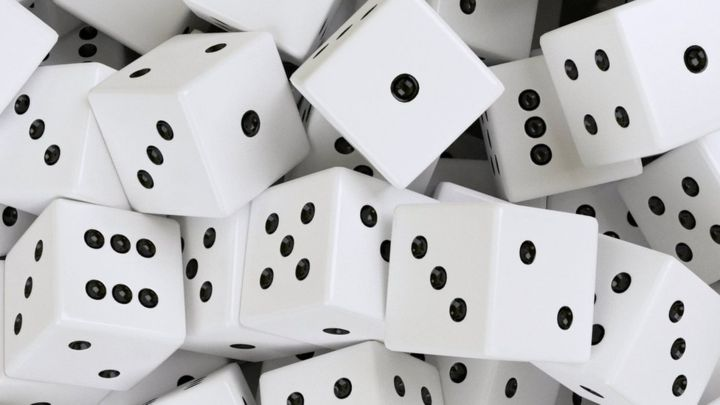
#> input picture sample.jpg, 720 x 405 px
$ jupyter execute svd-compression.ipynb
#> lines starting #> are read from the running program, lines starting #| are printed output that depends on the picture
[cell 1]
import cv2

[cell 2]
import matplotlib.pyplot as plt

[cell 3]
img = cv2.imread('sample.jpg', 0) # Load ảnh mức xám
#> img: shape (405, 720); min 0, max 255, mean 189.8

[cell 4]
print(img.shape)
#| (405, 720)
# Show hình ảnh gốc
cv2.imshow("Image1", img)
cv2.waitKey(0)
cv2.destroyAllWindows()

[cell 5]
from PIL import Image
import numpy as np

[cell 6]
rgb_img = Image.open('sample.jpg')
np_img = np.array(rgb_img)

[cell 7]
def rgb2gray(rgb_img):
    gray = 0.31* rgb_img[:,:,0] + 0.58* rgb_img[:,:,1] + 0.11*rgb_img[:,:,2]
    return gray

[cell 8]
gray = rgb2gray(np_img)

[cell 9]
m, n = gray.shape
#> m = 405; n = 720

[cell 10]
u, s, vt = np.linalg.svd(gray)
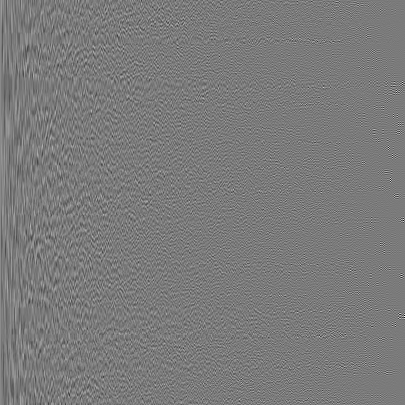
#> u: shape (405, 405) float64; min -0.425, max 0.456, mean 0.000128; drawn with min black and max white
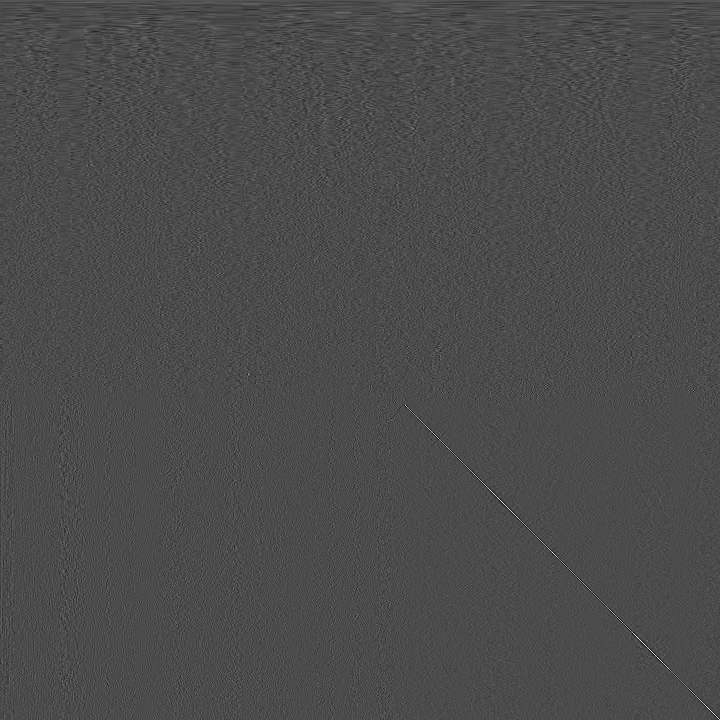
#> vt: shape (720, 720) float64; min -0.316, max 0.75, mean 4.74e-05; drawn with min black and max white
#> s = 405 values, max 102983.4 at index 0, min 3.43 at index 404, mean 836.5

[cell 11]
for r in np.arange(0.1, 0.9, 0.1):
    k = int(r*n*m/(n+m+1))
    # Tính u' dựa trên k
    U = u[:,:k]
    # Tính s' dựa trên k
    S = s[:k]
    # Tính v' dựa trên k
    VT = vt[:k,:]
    # Đến đây là nén xong rồi đó,
    # Ta chỉ việc lưu u', s', v' xuống file là OK: comp_<k>_<r>.npy
    # Ví dụ: comp_43_0.1.npy
    np.savez("com_"+str(k)+"_"+str(r)+".npz", U=U, S=S, VT=VT)
    # Khôi phục ảnh: res_img = u' x s' x v'
    res_img= np.matrix(U) * np.diag(S) * np.matrix(VT)
    # Show ảnh gốc và res_img --> tương ứng với k hiện tại
    plt.imshow(res_img, cmap='gray')
    title = "k = %s" % k
    plt.title(title)
    plt.xticks([]), plt.yticks([])
    plt.show()
    print(k)
    # Lưu ảnh res_img xuống file để làm báo cáo
    cv2.imwrite("res_img_"+str(k)+"_"+str(r)+".jpg", res_img)
#> this loop made 8 passes
#> pass 1, `U = u[:,:k]`:
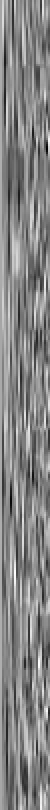
#> U: shape (405, 25) float64 (shown 2 times larger); min -0.172, max 0.16, mean 0.00211; drawn with min black and max white
#> pass 1, `VT = vt[:k,:]`:
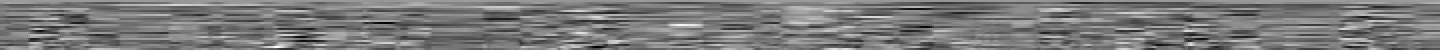
#> VT: shape (25, 720) float64 (shown 2 times larger); min -0.141, max 0.156, mean 0.00138; drawn with min black and max white
#> pass 1, `res_img= np.matrix(U) * np.diag(S) * np.matrix(VT)`:
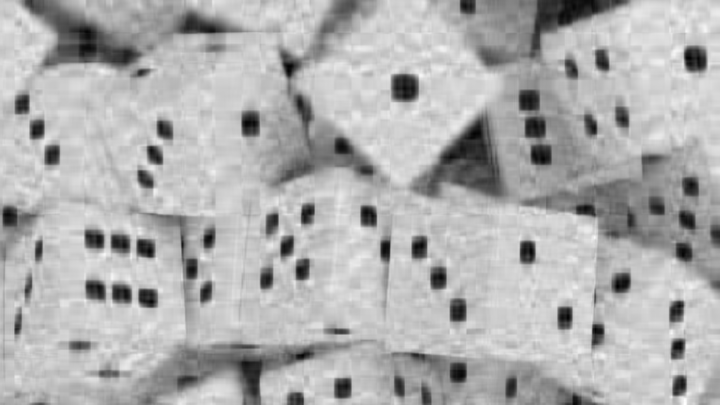
#> res_img: shape (405, 720) float64; min -18.99, max 285, mean 189.8; drawn with min black and max white
#> pass 2, `plt.show()`:
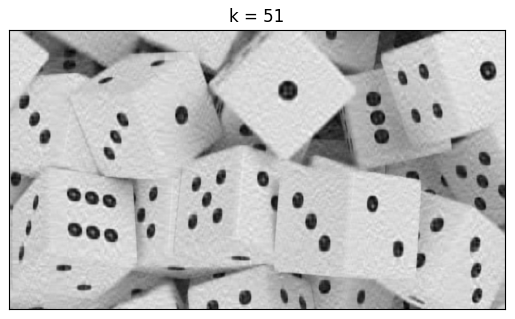
#> figure drawn by matplotlib, 1 panel
#> after the loop:
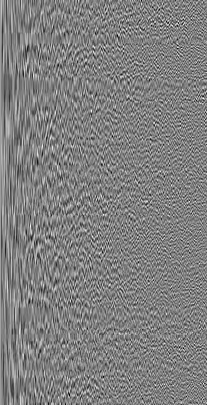
#> U: shape (405, 207) float64; min -0.218, max 0.216, mean 0.000249; drawn with min black and max white
#> after the loop:
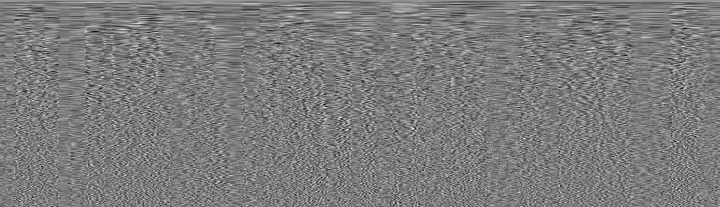
#> VT: shape (207, 720) float64; min -0.199, max 0.209, mean 0.000165; drawn with min black and max white
